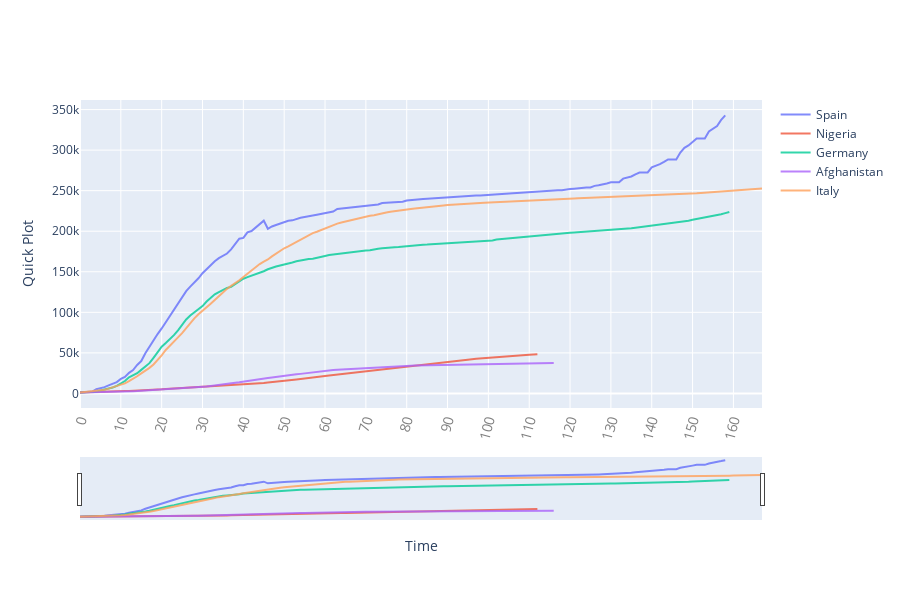

Notebook code cell kept with this figure:
### Code cell
# Plot countries
quick_plot(
    df_analyse.date,
    df_analyse.iloc[:, 4:],
    type="linear",
    xslider=True
)

### Figure 1 — Plotly figure (JSON) as saved in the notebook; plotly's stock layout.template omitted (floating-point values rounded to 4 significant figures; data arrays with more than 128 entries replaced by an {"elided": "..."} marker saying what was removed)
{"data": [{"line": {"width": 2}, "marker": {"size": 5}, "mode": "lines", "name": "Spain", "opacity": 0.8, "type": "scatter", "x": {"elided": "168 int values"}, "y": {"elided": "168 int values"}}, {"line": {"width": 2}, "marker": {"size": 5}, "mode": "lines", "name": "Nigeria", "opacity": 0.8, "type": "scatter", "x": {"elided": "168 int values"}, "y": {"elided": "168 int values"}}, {"line": {"width": 2}, "marker": {"size": 5}, "mode": "lines", "name": "Germany", "opacity": 0.8, "type": "scatter", "x": {"elided": "168 int values"}, "y": {"elided": "168 int values"}}, {"line": {"width": 2}, "marker": {"size": 5}, "mode": "lines", "name": "Afghanistan", "opacity": 0.8, "type": "scatter", "x": {"elided": "168 int values"}, "y": {"elided": "168 int values"}}, {"line": {"width": 2}, "marker": {"size": 5}, "mode": "lines", "name": "Italy", "opacity": 0.8, "type": "scatter", "x": {"elided": "168 int values"}, "y": {"elided": "168 int values"}}], "layout": {"height": 600, "width": 900, "xaxis": {"nticks": 20, "rangeslider": {"visible": true}, "tickangle": -75, "tickfont": {"color": "#7f7f7f", "size": 14}, "title": {"text": "Time"}}, "yaxis": {"title": {"text": "Quick Plot"}, "type": "linear"}}}
